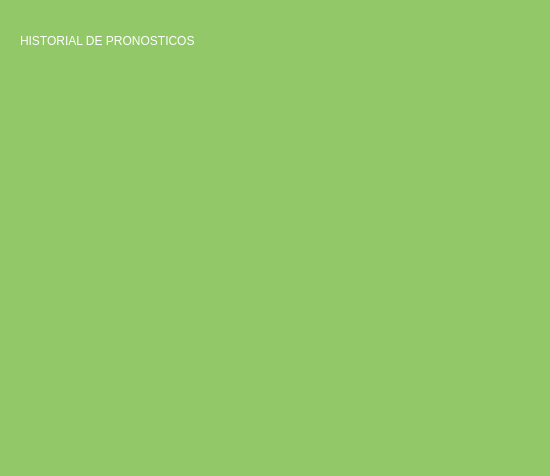
<?xml version="1.0" encoding="UTF-8"?>
<ui version="4.0">
 <class>historialVentana</class>
 <widget class="QMainWindow" name="historialVentana">
  <property name="geometry">
   <rect>
    <x>0</x>
    <y>0</y>
    <width>550</width>
    <height>476</height>
   </rect>
  </property>
  <property name="windowTitle">
   <string>Historial</string>
  </property>
  <property name="styleSheet">
   <string notr="true">background-color: rgb(146, 200, 104);</string>
  </property>
  <widget class="QWidget" name="centralwidget">
   <widget class="QLabel" name="label_3">
    <property name="geometry">
     <rect>
      <x>20</x>
      <y>10</y>
      <width>511</width>
      <height>61</height>
     </rect>
    </property>
    <property name="styleSheet">
     <string notr="true">color: rgb(255, 255, 255);
font: 28pt &quot;MS Shell Dlg 2&quot;;</string>
    </property>
    <property name="text">
     <string>HISTORIAL DE PRONOSTICOS</string>
    </property>
   </widget>
  </widget>
  <widget class="QMenuBar" name="menubar">
   <property name="geometry">
    <rect>
     <x>0</x>
     <y>0</y>
     <width>550</width>
     <height>21</height>
    </rect>
   </property>
  </widget>
  <widget class="QStatusBar" name="statusbar"/>
 </widget>
 <resources/>
 <connections/>
</ui>
